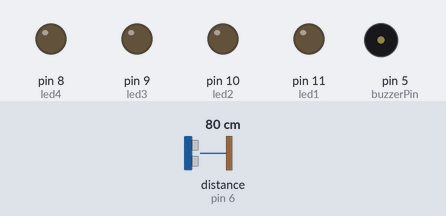
Simulated run of this sketch. Board: Arduino Uno, built with avr-gcc and run on an emulated ATmega328P. On the bench: output pins drawn as LEDs (lit = HIGH), buzzer (waves = sounding). Wiring (inferred from the names in the program): ultrasonic range finder: trigger pin 7; echo pin 6. Inputs (shaded band) come from the test bench; at power-on: distance to the obstacle (sensor on pin 6) 80 cm. The echo pulse lasts 58.3 µs per cm; pins used as bus, display or sensor lines are not drawn.

Above: at 1.2 s.
1.3 s: distance to the obstacle (sensor on pin 6) set to 56 cm
2.8 s: distance to the obstacle (sensor on pin 6) set to 48 cm
At 3.12 s:
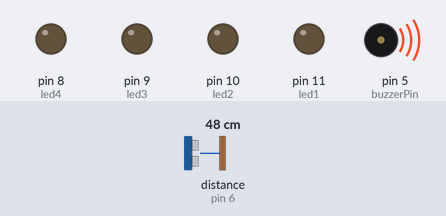
At 4.8 s:
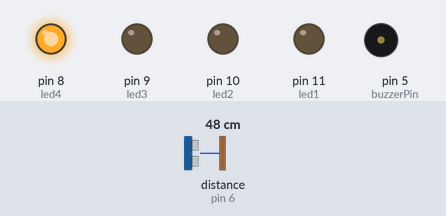
5.8 s: distance to the obstacle (sensor on pin 6) set to 27 cm
At 6.06 s:
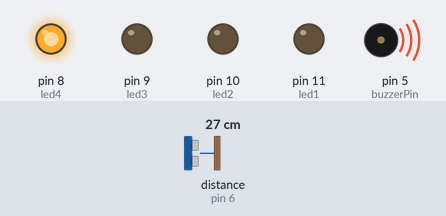
8.8 s: distance to the obstacle (sensor on pin 6) set to 22 cm
Timing chart, 0 to 11.5 s (numbered marks = the images above; inputs shaded):
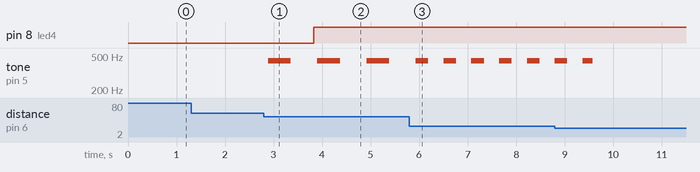

The sketch:

sketch_mar09a.ino
```cpp
#define echoPin 6
#define trigPin 7
#define buzzerPin 5
#define led1 11
#define led2 10
#define led3 9
#define led4 8
int maximumRange = 50;
int minimumRange = 0;
int deger;

void setup()
{
  pinMode(trigPin, OUTPUT);
  pinMode(echoPin, INPUT);
  pinMode(buzzerPin, OUTPUT);
  pinMode(led1, OUTPUT);
  pinMode(led2, OUTPUT);
  pinMode(led3, OUTPUT);
  pinMode(led4, OUTPUT);
}

void loop()
{
  int olcum = distance(maximumRange, minimumRange);
  sound(olcum * 10);
  light(olcum);
}
int light(int olcum){
    if(olcum>=100){
    deger =4;
    }
    else if(olcum>=75){
    deger =3;
    }
    else if(olcum>=50){
    deger =2;
    }
    else if(olcum>=25){
    deger =1;
    }
  switch(deger){
    case 4:
      digitalWrite(led1,HIGH);
      delay(olcum-100);
      digitalWrite(led1,HIGH);
    case 3:
      digitalWrite(led2,HIGH);
      delay(olcum-75);
      digitalWrite(led2,HIGH);
    case 2:
      digitalWrite(led3,HIGH);
      delay(olcum-50);
      digitalWrite(led3,HIGH);
    case 1:
      digitalWrite(led4,HIGH);
      delay(olcum-25);
      digitalWrite(led4,HIGH);
  }
}
int distance(int maxrange, int minrange){

  long duration, distancev;
  digitalWrite(trigPin, LOW);
  delayMicroseconds(2);
  digitalWrite(trigPin, HIGH);
  delayMicroseconds(10);
  digitalWrite(trigPin, LOW);
  duration = pulseIn(echoPin, HIGH);
  distancev = duration / 58.2;
  delay(50);
  if (distancev >= maxrange || distancev <= minrange)
    return 0;
  return distancev;
}

int sound(int dly)
{
  tone(buzzerPin, 440);
  delay(dly);
  noTone(buzzerPin);
  delay(dly);
}
```

Measured:
- the behaviour switches between 51 and 50 cm on distance to the obstacle (sensor on pin 6) (found by bisection; images 0 and 1)
- after the input at 2.8 s, pin 8 (led4): LOW → HIGH after 1.0 s; tone on pin 5 (buzzerPin): alternates 440 Hz for 0.47 s and silent for 0.55 s, starting after 0.09 s
- after the input at 5.8 s, tone on pin 5 (buzzerPin): alternates 440 Hz for 0.26 s and silent for 0.31 s, starting after 0.39 s
